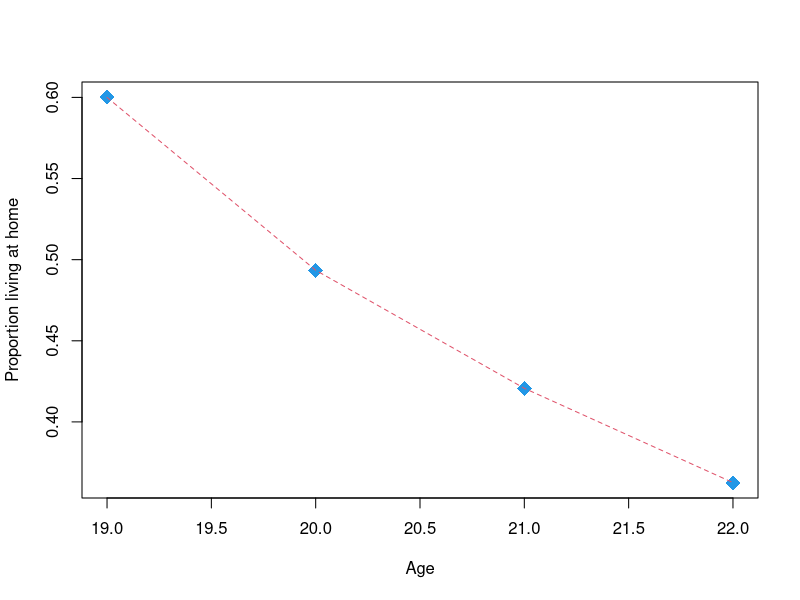

The R source for this figure:
## ---- chunk 1
knitr::opts_chunk$set(echo = TRUE)
## ---- chunk 2
np <- 0.76*418
prop.test(np, 418, conf.level = 0.90, correct = F)$conf.int
## ---- chunk 3
prop.test(np, 418, 0.70, conf.level = 0.95, correct = F, alternative = "greater")
## ---- chunk 4
human_reject <- 18/38
computer_reject <- 6/38
human_reject; computer_reject
## ---- chunk 5
prop.test(c(18, 6), c(38,38), conf.level = 0.99, correct = T, alternative = "greater")
## ---- chunk 6
matA <- matrix(c(324, 216, 378, 388, 337, 464, 318, 559), 2, 4)
rownames(matA) <- c("Parents' home", "Other places")
colnames(matA) <- c(19, 20, 21, 22)
qchisq(0.95, 3)
chisq.test(matA, correct = F)
## ---- chunk 7
live_total <- margin.table(matA, 2)
home <- matA["Parents' home", ]
prop.trend.test(home, live_total)
## ---- chunk 8
home_p <- home/live_total
plot(colnames(matA), home_p, pch = 18, cex = 2, col = 4, xlab = "Age", ylab = "Proportion living at home")
lines(colnames(matA), home_p, lty = 2, col = 2)
